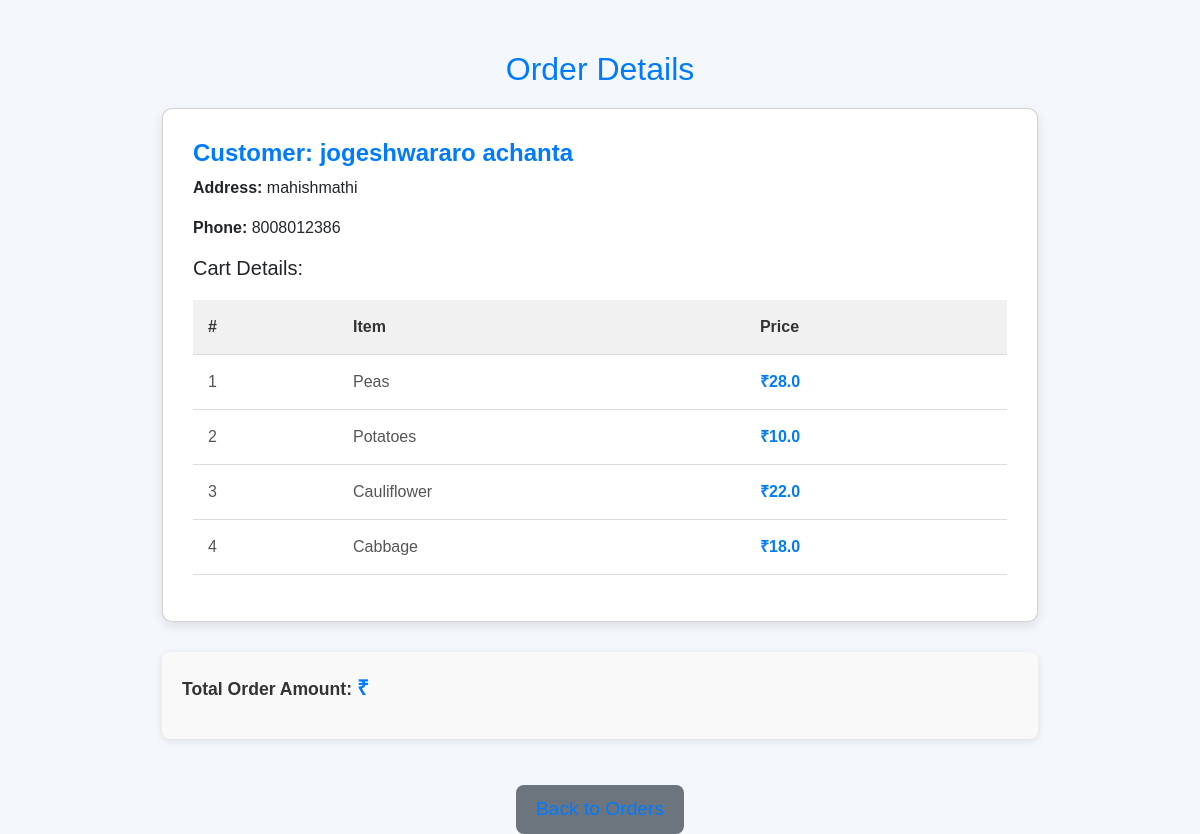
The page /order/11 on the database its author committed.
### app.py (models this page shows)
class Delivery(db.Model):
    id = db.Column(db.Integer, primary_key=True)
    name = db.Column(db.String(100), nullable=False)
    address = db.Column(db.String(300), nullable=False)
    phone = db.Column(db.String(15), nullable=False)

### app.py (the view)
@app.route('/order/<int:order_id>')
def order_details(order_id):
    order = Order.query.get_or_404(order_id)
    delivery = Delivery.query.get_or_404(order.delivery_id)
    return render_template('order_details.html', order=order, delivery=delivery)

### templates/order_details.html (shortened to what this page needs)
<!DOCTYPE html>
<html lang="en">
<head>
    <link href="https://cdnjs.cloudflare.com/ajax/libs/bootstrap/5.3.0/css/bootstrap.min.css" rel="stylesheet">
</head>
<body>
    <div class="container">
        <h2>Order Details</h2>
        <div class="card">
            <div class="card-body">
                <h5 class="card-title">Customer: {{ delivery.name }}</h5>
                <p><strong>Address:</strong> {{ delivery.address }}</p>
                <p><strong>Phone:</strong> {{ delivery.phone }}</p>
                <h5>Cart Details:</h5>
                <table class="table">
                    <thead>
                        <tr>
                            <th>#</th>
                            <th>Item</th>
                            <th>Price</th>
                        </tr>
                    </thead>
                    <tbody>
                        {% for item in order.cart_details %}
                        <tr>
                            <td>{{ loop.index }}</td>
                            <td>{{ item['name'] }}</td>
                            <td>₹{{ item['price'] }}</td>
                        </tr>
                        {% endfor %}
                    </tbody>
                </table>
            </div>
        </div>
        <div class="order-summary">
            <p><strong>Total Order Amount:</strong> <span class="amount">₹{{ total_order_amount }}</span></p>
        </div>
        <div class="back-button">
            <a href="{{ url_for('owner_orders') }}" class="btn btn-secondary mt-3">Back to Orders</a>
        </div>
    </div>
</body>
</html>

### templates/order_details.html (style rules this page uses)
body { font-family: 'Arial', sans-serif; background-color: #f4f7fc; margin: 0; padding: 0; }
.container { max-width: 900px; margin-top: 50px; }
h2 { font-size: 2rem; margin-bottom: 20px; text-align: center; color: #007bff; }
.card { background-color: #fff; box-shadow: 0px 4px 12px rgba(0, 0, 0, 0.1); border-radius: 10px; margin-bottom: 30px; }
.card-body { padding: 30px; }
.card-title { font-size: 1.5rem; font-weight: bold; color: #007bff; }
.table { margin-top: 20px; border-collapse: collapse; width: 100%; background-color: #fafafa; border-radius: 8px; }
.table th, .table td { padding: 15px; text-align: left; border-bottom: 1px solid #ddd; }
.table th { background-color: #f1f1f1; font-weight: bold; color: #333; }
.table td { font-size: 1rem; color: #555; }
.table td:last-child { font-weight: bold; color: #007bff; }
.btn-secondary { background-color: #6c757d; border: none; color: white; font-size: 1rem; padding: 10px 20px; border-radius: 8px; transition: background-color 0.3s; }
.back-button { text-align: center; margin-top: 30px; }
.back-button a { text-decoration: none; color: #007bff; font-size: 1.2rem; }
.order-summary { background-color: #f9f9f9; padding: 20px; border-radius: 8px; margin-top: 30px; box-shadow: 0px 2px 8px rgba(0, 0, 0, 0.1); }
.order-summary p { font-size: 1.1rem; font-weight: bold; color: #333; }
.order-summary .amount { font-size: 1.3rem; color: #007bff; }

### rows shown on the page
Delivery: name "jogeshwararo achanta", address "mahishmathi", phone "8008012386"

### other values the page prints
{{ item['name'] }} "Peas" "Potatoes" "Cauliflower" "Cabbage"
{{ item['price'] }} "28.0" "10.0" "22.0" "18.0"
